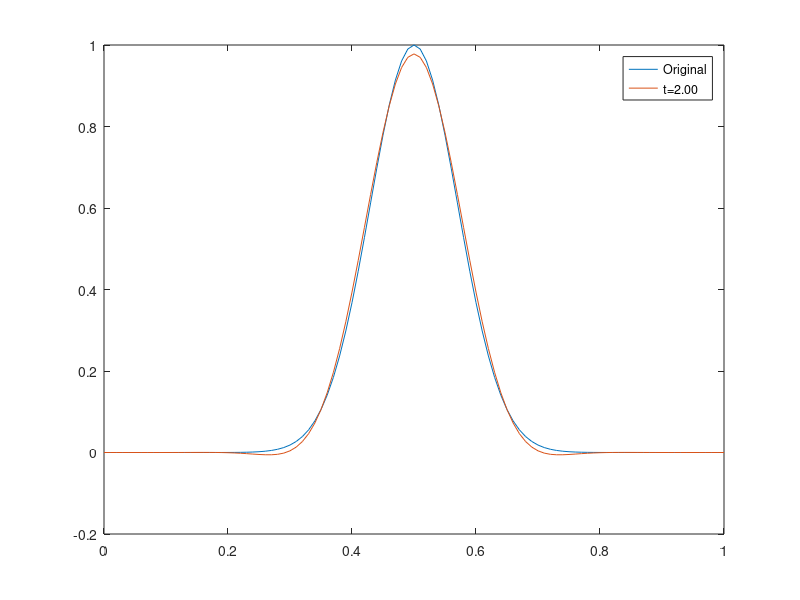

The MATLAB script that drew this image:
%% Header
clear; close all; clc;

%% Problem 1
% Analytical solution

dt = 1e-4;
t = 0:dt:2;
L = 1;
u = -1;
n = 101 + 4;
dx = L/(n-2);

x = linspace(0,L,n-4);

%Initial Conditions
phi = zeros(length(t), n);
phi(1,3:end-2) = exp(-(x-0.5).^2 ./ 0.01);
phi(1, 1:2) = phi(1, end-3:end-2);
phi(1, end-1:end) = phi(1, 3:4);

%Make video
j=1;

%Calculate values
for i = 1:length(t)
    u = 2*sin(2*pi*(i*dt));
    if u >= 0
        phi(i+1, 3:end-2) = (u*(-3*phi(i, 3:end-2) + 4*phi(i, 4:end-1) - phi(i, 5:end))/(2*dx))*dt + phi(i, 3:end-2);
%         phi(i+1, 3:end-2) = (u*(3*phi(i, 3:end-2) - 4*phi(i, 2:end-3) + phi(i, 1:end-4))/(2*dx))*dt + phi(i, 3:end-2);
    else
%         phi(i+1, 3:end-2) = (u*(-3*phi(i, 3:end-2) + 4*phi(i, 4:end-1) - phi(i, 5:end))/(2*dx))*dt + phi(i, 3:end-2);
        phi(i+1, 3:end-2) = (u*(3*phi(i, 3:end-2) - 4*phi(i, 2:end-3) + phi(i, 1:end-4))/(2*dx))*dt + phi(i, 3:end-2);
    end
phi(i+1, 1:2) = phi(i+1, end-3:end-2);
phi(i+1, end-1:end) = phi(i+1, 3:4);

    if mod(i,500) == 0
        path = sprintf('%03d.png', j);
        j = j+1;
        name = sprintf('t=%2.2f',i*dt);
        plot(x, phi(1,3:end-2),x,phi(i,3:end-2));
        legend('Original', name);
%         saveas(gcf, path)
        pause(0.02);
    end
end

